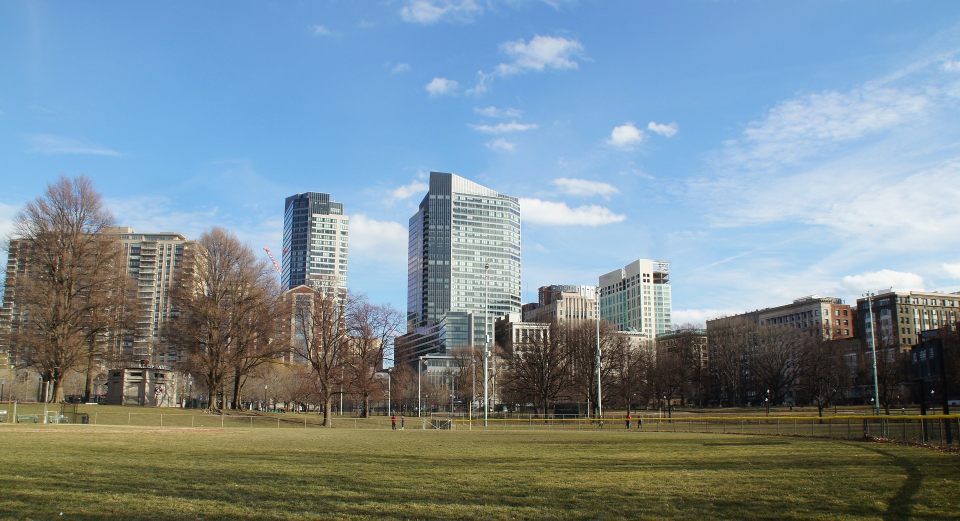
#> input picture OpenCV/Photos/boston.jpg, 1920 x 1041 px, found by its file name (shown at 1/2 size)
$ python channels.py
#> lines starting #> are read from the running program, lines starting #| are printed output that depends on the picture
import cv2 as cv
import numpy as np
img=cv.imread('Photos/boston.jpg')
#> img is the input picture: shape (1041, 1920, 3); mean B, G, R 149, 140.1, 122.2
resized=cv.resize(img,(500,500),interpolation=cv.INTER_AREA)
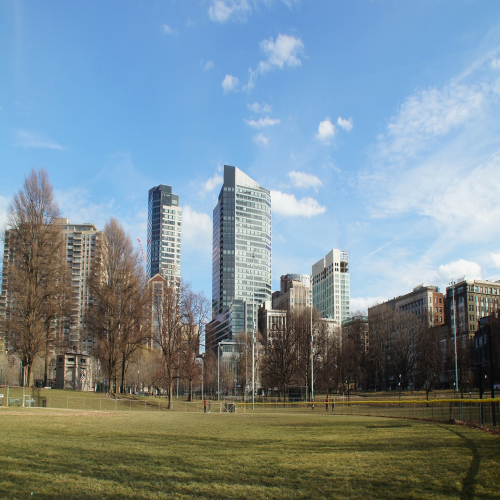
#> resized: shape (500, 500, 3); mean B, G, R 149, 140.1, 122.2
blank=np.zeros((500,500,3),dtype='uint8')
cv.imshow('blank',blank)
#To split color channels
b,g,r=cv.split(resized)
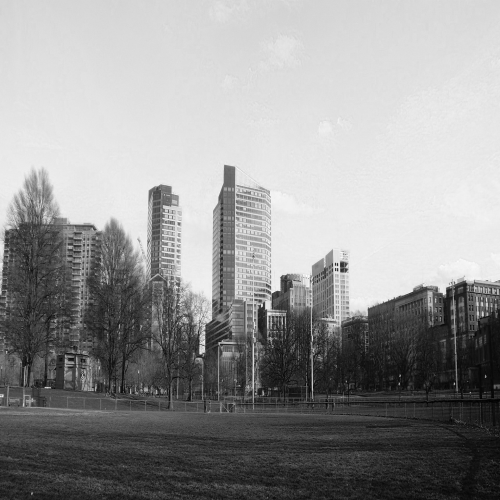
#> b: shape (500, 500); min 1, max 253, mean 149
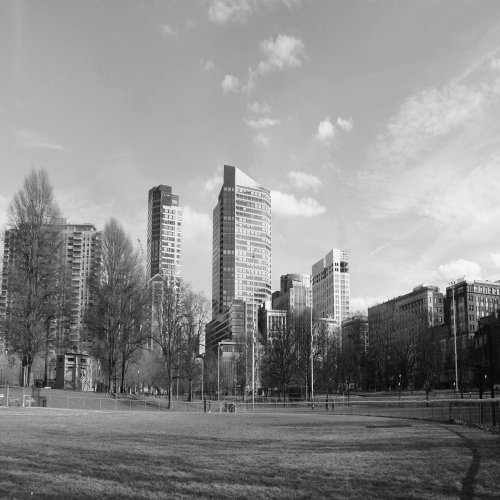
#> g: shape (500, 500); min 6, max 253, mean 140.1
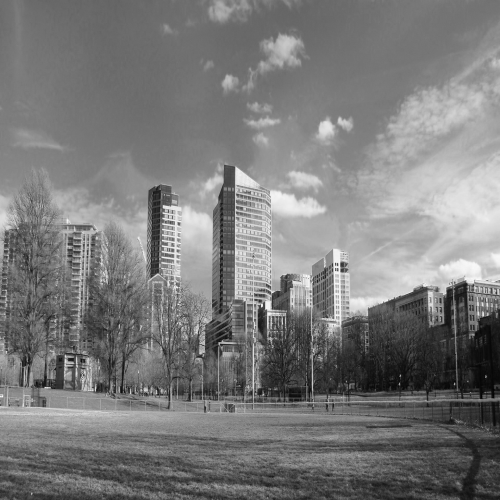
#> r: shape (500, 500); min 3, max 252, mean 122.2
# [11 lines of commented-out code are left out]
blue=cv.merge([b,blank,blank])
green=cv.merge([blank,g,blank])
red=cv.merge([blank,blank,r])
cv.imshow('only blue',blue)
cv.imshow('only green',green)
cv.imshow('only red',red)
cv.waitKey(0)

$ run again, with OpenCV/Photos/dog.jpg copied over OpenCV/Photos/boston.jpg
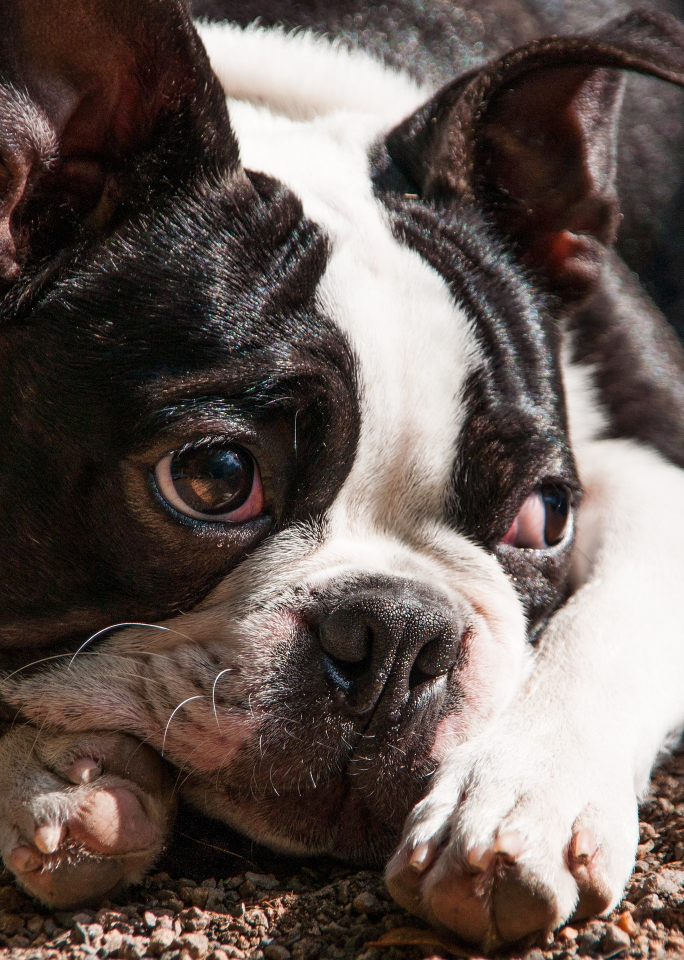
#> input picture OpenCV/Photos/dog.jpg, 1368 x 1920 px, found by its file name (shown at 1/2 size)
#> img is the input picture: shape (1920, 1368, 3); mean B, G, R 85.2, 90.4, 102.6
#> `b,g,r=cv.split(resized)`:
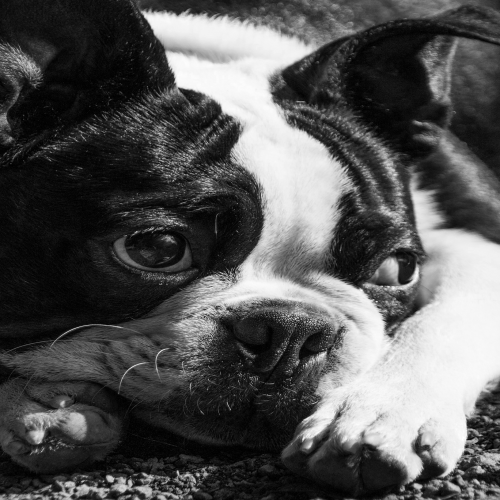
#> b: shape (500, 500); min 0, max 254, mean 85.2
#> `b,g,r=cv.split(resized)`:
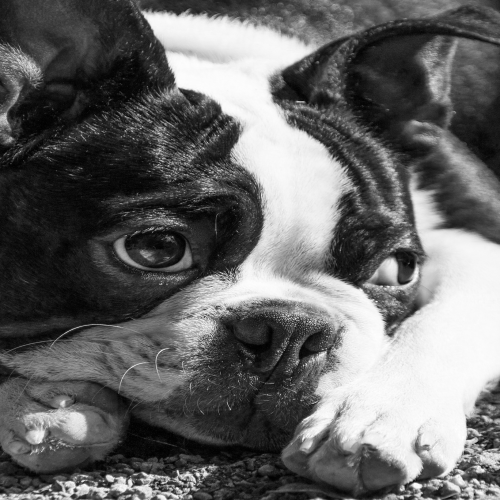
#> r: shape (500, 500); min 0, max 254, mean 102.6

$ run again, with OpenCV/Photos/lavender.jpg copied over OpenCV/Photos/boston.jpg
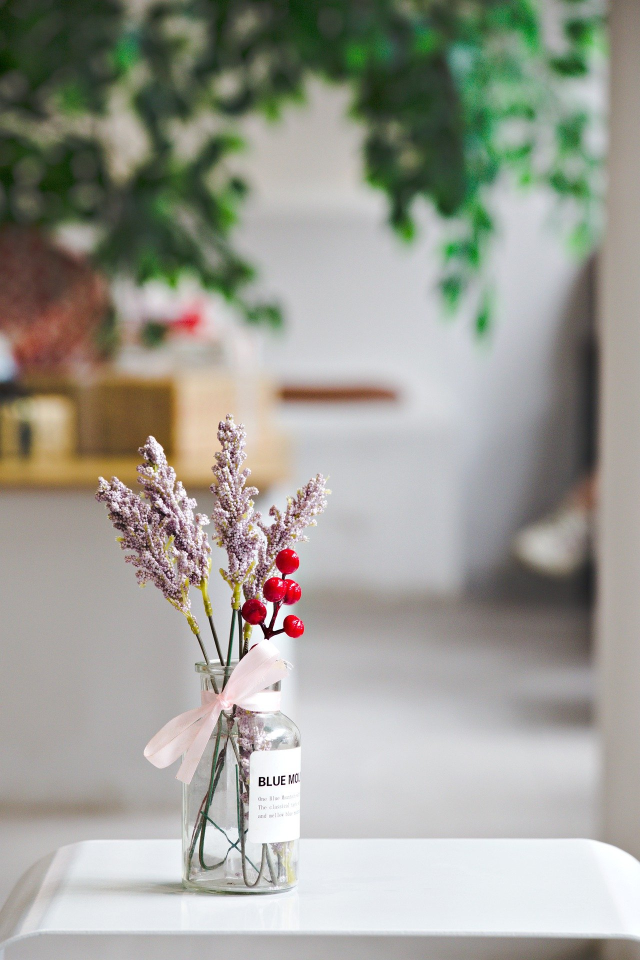
#> input picture OpenCV/Photos/lavender.jpg, 1280 x 1920 px, found by its file name (shown at 1/2 size)
#> img is the input picture: shape (1920, 1280, 3); mean B, G, R 148.5, 157.3, 157.2
#> `resized=cv.resize(img,(500,500),interpolation=cv.INTER_AREA)`:
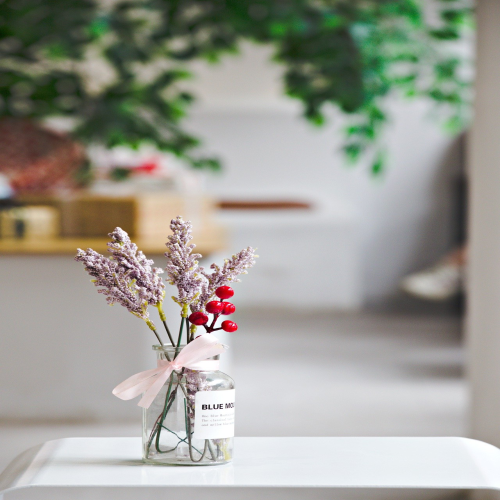
#> resized: shape (500, 500, 3); mean B, G, R 148.5, 157.3, 157.2
#> `b,g,r=cv.split(resized)`:
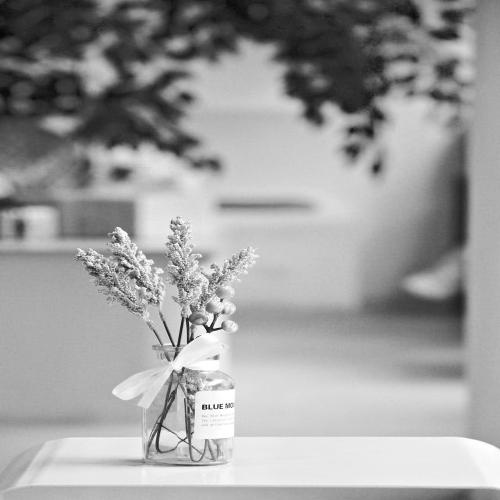
#> r: shape (500, 500); min 5, max 255, mean 157.2
